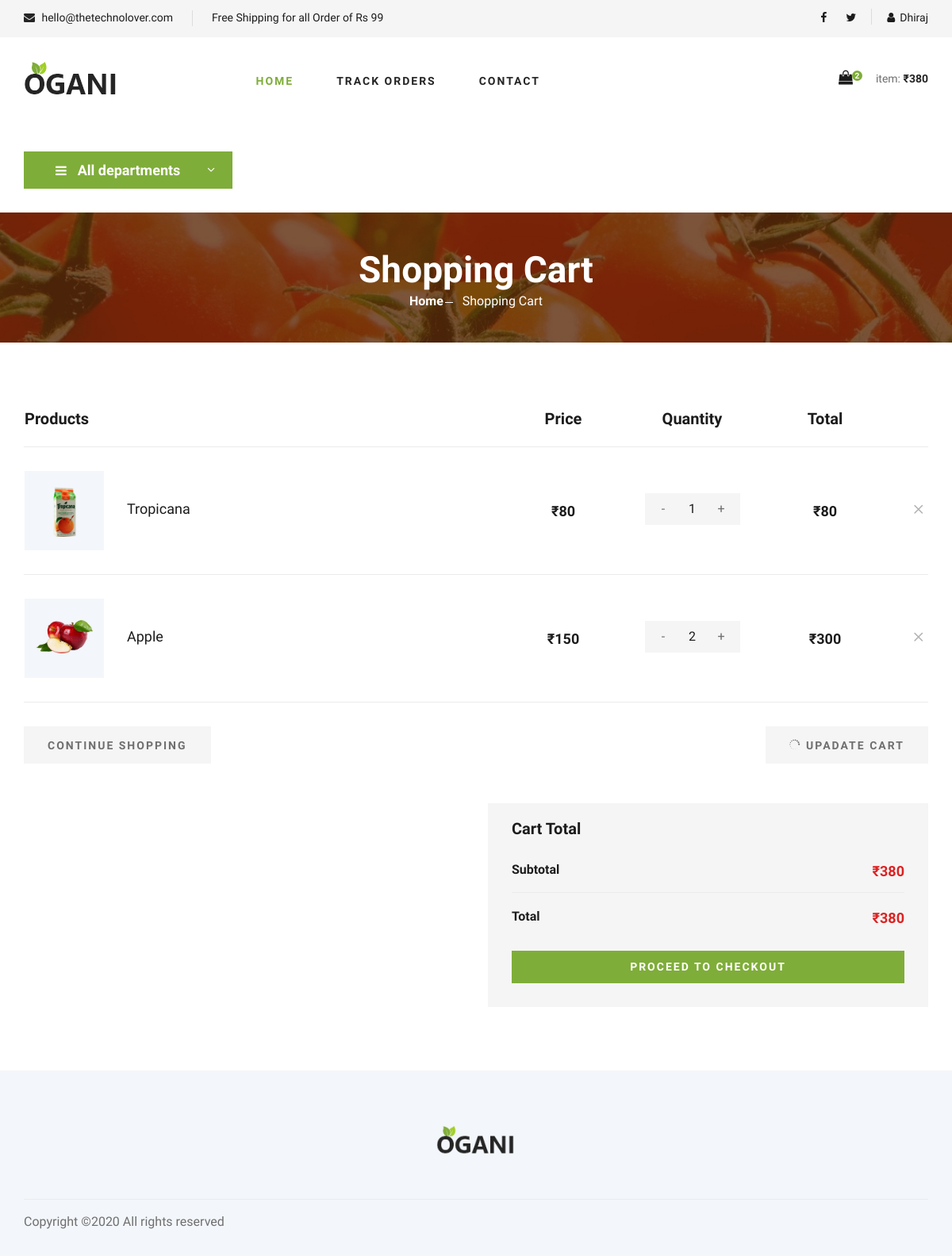
Screenshot of /cart.php (signed in) with the database file from the repository.
### tables this page shows
CREATE TABLE `cart` (
  `userid` int(11) NOT NULL,
  `productid` int(11) NOT NULL,
  `quantity` int(11) NOT NULL
);

CREATE TABLE `products` (
  `id` int(11) NOT NULL,
  `title` varchar(255) NOT NULL,
  `weight` double NOT NULL,
  `price` double NOT NULL,
  `deptid` int(11) NOT NULL,
  `description` text NOT NULL,
  `fileid` int(11) NOT NULL,
  `out_stock` tinyint(1) NOT NULL
);

CREATE TABLE `uploads` (
  `id` int(11) NOT NULL,
  `filename` varchar(255) NOT NULL,
  `type` varchar(255) NOT NULL,
  `size` int(11) NOT NULL
);

### core/Session.php (called while the page is built, shortened)
<?php
    class Session {
        private $signed_in;
        public function is_signed_in(){
            return $this->signed_in;
        }
        private function check_login_status() {
            if(isset($_SESSION['user_id'])) {
                $this->signed_in = true;
                $this->user_id = $_SESSION['user_id'];
                $this->name = $_SESSION['name'];
            }else{
                unset($this->user_id);
                unset($this->role);
                $this->signed_in = false;
                unset($this->name);
                unset($_SESSION['name']);
            }
        }
    }
    $Session = new Session();

### core/Database.php (called while the page is built, shortened)
<?php
    class Database {
        private $connection;
        public function set_connection(){
            $this->connection = mysqli_connect(DB_HOST, DB_USER, DB_PASSWORD, DB_DATABASE);
        }
        public function query($query){
            $result = mysqli_query($this->connection, $query);
            if($result){
                return $result;
            }
            return false;
        }
    }
    $database = new Database();

### core/Crud.php (called while the page is built, shortened)
<?php
    class Crud {
        public static function read($query) {
            global $database;
            $result = $database->query($query);
            if ($result) {
                $array = array();
                while ($row = mysqli_fetch_assoc($result)) {
                    $array[] = $row;
                }
                return $array;
            }
            return false;
        }
    }

### frontend/cart.php (called while the page is built, shortened)
<?php
    include ("includes.php");
    $total = 0;
    if($Session->is_signed_in()){
        $cartProducts = Crud::read("select products.id, products.title, products.price, uploads.filename, cart.quantity  from products, cart, uploads where products.id = cart.productid and products.fileid = uploads.id and cart.userid = $Session->user_id");
        foreach($cartProducts  as $row){
            $total += $row['price']*$row['quantity'];
        }
        $subtotal = $total;
    }

### frontend/includes.php (called while the page is built, shortened)
<?php
    if($Session->is_signed_in()){
        $cart = Crud::read("select sum(price*quantity) as s from products, cart where products.id = cart.productid and cart.userid = $Session->user_id");
    }

### cart.php (the view, shortened to what this page needs)
<?php
    include ("./configs/init.php");
    include ("./frontend/cart.php");
?>
<!DOCTYPE html>
<html lang="zxx">
<?php get_header_frontend(); ?>
<body>
    <?php get_navbar_frontend($departments, $Session, $cartItems, $cartPrice); ?>
    <section class="breadcrumb-section set-bg" data-setbg="<?php echo STATIC_PATH ?>images/img/breadcrumb.jpg">
        <div class="container">
            <div class="row">
                <div class="col-lg-12 text-center">
                    <div class="breadcrumb__text">
                        <h2>Shopping Cart</h2>
                        <div class="breadcrumb__option">
                            <a href="./index.html">Home</a>
                            <span>Shopping Cart</span>
                        </div>
                    </div>
                </div>
            </div>
        </div>
    </section>
    <section class="shoping-cart spad">
        <div class="container">
            <div class="row">
                <div class="col-lg-12">
                    <div class="shoping__cart__table">
                        <table>
                            <thead>
                                <tr>
                                    <th class="shoping__product">Products</th>
                                    <th>Price</th>
                                    <th>Quantity</th>
                                    <th>Total</th>
                                    <th></th>
                                </tr>
                            </thead>
                            <tbody>
                                <form action="" method="post" id="cart-form">
                                <?php
                                    foreach($cartProducts as $row){
                                        ?>
                                <tr>
                                    <td class="shoping__cart__item">
                                        <img width="100" src="<?php echo SERVER_ROOT . 'uploads/' . $row['filename'] ?>" alt="">
                                        <h5><?php echo $row['title'] ?></h5>
                                    </td>
                                    <td class="shoping__cart__price">
                                        ₹<?php echo $row['price'] ?>
                                    </td>
                                    <td class="shoping__cart__quantity">
                                        <div class="quantity">
                                            <div data-price="<?php echo $row['price'] ?>" data-product-id="<?php echo $row['id'] ?>" class="pro-qty">
                                                <input name="cartProducts[]" class='product-quantity' type="text" value="<?php echo $row['quantity'] ?>">
                                            </div>
                                        </div>
                                    </td>
                                    <td data-id='<?php echo $row['id'] ?>' class="shoping__cart__total">
                                        ₹<?php echo $row['price']*$row['quantity'] ?>
                                    </td>
                                    <td class="shoping__cart__item__close">
                                        <span class="icon_close"></span>
                                    </td>
                                </tr>
                                        <?php
                                    }
                                ?>
                                </form>
                            </tbody>
                        </table>
                    </div>
                </div>
            </div>
            <div class="row">
                <div class="col-lg-12">
                    <div class="shoping__cart__btns">
                        <a href="#" class="primary-btn cart-btn">CONTINUE SHOPPING</a>
                        <a class="primary-btn cart-btn cart-btn-right cart-submit-btn"><span class="icon_loading"></span>
                            Upadate Cart</a>
                    </div>
                </div>
                <div class="col-lg-6">
                </div>
                <div class="col-lg-6">
                    <div class="shoping__checkout">
                        <h5>Cart Total</h5>
                        <ul>
                            <li>Subtotal <span>₹<?php echo $total; ?></span></li>
                            <li>Total <span>₹<?php echo $subtotal; ?></span></li>
                        </ul>
                        <a href="checkout.php" class="primary-btn">PROCEED TO CHECKOUT</a>
                    </div>
                </div>
            </div>
        </div>
    </section>
    <?php get_footer_frontend(); ?>
</body>
</html>

### components/frontend.php (shortened to what this page needs)
<?php
    function get_header_frontend(){
        ?>
<head>
    <link rel="stylesheet" href="https://cdnjs.cloudflare.com/ajax/libs/font-awesome/4.7.0/css/font-awesome.min.css">
    <link rel="stylesheet" href="<?php echo STATIC_PATH ?>css/bootstrap.min.css" type="text/css">
    <link rel="stylesheet" href="<?php echo STATIC_PATH ?>css/font-awesome.min.css" type="text/css">
    <link rel="stylesheet" href="<?php echo STATIC_PATH ?>css/elegant-icons.css" type="text/css">
    <link rel="stylesheet" href="<?php echo STATIC_PATH ?>css/nice-select.css" type="text/css">
    <link rel="stylesheet" href="<?php echo STATIC_PATH ?>css/jquery-ui.min.css" type="text/css">
    <link rel="stylesheet" href="<?php echo STATIC_PATH ?>css/owl.carousel.min.css" type="text/css">
    <link rel="stylesheet" href="<?php echo STATIC_PATH ?>css/slicknav.min.css" type="text/css">
    <link rel="stylesheet" href="<?php echo STATIC_PATH ?>css/style.css" type="text/css">
</head>
        <?php
    }
    function get_navbar_frontend($departments, $Session, $cartItems, $cartPrice){
        ?>
    <header class="header mb-5">
        <div class="header__top mb-3">
            <div class="container">
                <div class="row">
                    <div class="col-lg-6 col-md-6">
                        <div class="header__top__left">
                            <ul>
                                <li><i class="fa fa-envelope"></i> hello@thetechnolover.com</li>
                                <li>Free Shipping for all Order of Rs 99</li>
                            </ul>
                        </div>
                    </div>
                    <div class="col-lg-6 col-md-6">
                        <div class="header__top__right">
                            <div class="header__top__right__social">
                                <a href="#"><i class="fa fa-facebook"></i></a>
                                <a href="#"><i class="fa fa-twitter"></i></a>
                            </div>
                            <div class="header__top__right__auth">
                                <?php
                                    if($Session->is_signed_in()){
                                        ?><a href="logout.php"><i class="fa fa-user"></i><?php echo $Session->name ?></a><?php
                                    }else{
                                        ?><a href="login.php"><i class="fa fa-user"></i> Login</a><?php
                                    }
                                ?>
                            </div>
                        </div>
                    </div>
                </div>
            </div>
        </div>
        <div class="container">
            <div class="row">
                <div class="col-lg-3">
                    <div class="header__logo">
                        <a href="<?php echo SERVER_ROOT ?>"><img src="<?php echo STATIC_PATH ?>images/img/logo.png" alt=""></a>
                    </div>
                </div>
                <div class="col-lg-6">
                    <nav class="header__menu">
                        <ul>
                            <li class="active"><a href="<?php echo SERVER_ROOT ?>">Home</a></li>
                            <li><a href="<?php echo SERVER_ROOT . 'tracking.php' ?>">Track Orders</a></li>
                            <li><a href="<?php echo SERVER_ROOT . 'contact.php' ?>">Contact</a></li>
                        </ul>
                    </nav>
                </div>
                <div class="col-lg-3">
                    <div class="header__cart">
                        <ul>
                            <li><a href="cart.php"><i class="fa fa-shopping-bag"></i> <span class='shopping-cart-items'><?php echo $cartItems ?></span></a></li>
                        </ul>
                        <div class="header__cart__price">item: <span class='shopping-cart-price'>₹<?php echo $cartPrice ?></span></div>
                    </div>
                </div>
            </div>
        </div>
    </header>
    <section class="hero hero-normal">
        <div class="container">
            <div class="row">
                <div class="col-lg-3">
                    <div class="hero__categories">
                        <div class="hero__categories__all">
                            <i class="fa fa-bars"></i>
                            <span>All departments</span>
                        </div>
                    </div>
                </div>
                <div class="col-lg-9">
                </div>
            </div>
        </div>
    </section>
        <?php
    }
    function get_footer_frontend(){
        ?>
    <footer class="footer spad">
        <div class="container">
            <div class="row">
                <div class="col-sm-12">
                    <div class="footer__about">
                        <div class="footer__about__logo">
                            <a href="./index.html"><img src="<?php echo STATIC_PATH ?>images/img/logo.png" alt=""></a>
                        </div>
                    </div>
                </div>
            </div>
            <div class="row">
                <div class="col-lg-12">
                    <div class="footer__copyright">
                        <div class="footer__copyright__text"><p class="text-center">Copyright &copy;<script>document.write(new Date().getFullYear());</script> All rights reserved</p></div>
                    </div>
                </div>
            </div>
        </div>
    </footer>
        <?php
    }
        ?>

### rows the page displays
cart: quantity "2"
products: fileid.filename (picture), title "Tropicana", price "80", quantity "1", $row['price']*$row['quantity'] "80"
products: fileid.filename (picture), title "Apple", price "150", quantity "2", $row['price']*$row['quantity'] "300"

### other values shown
$Session->name "Dhiraj"
$cartPrice "380"
$total "380"
$subtotal "380"
